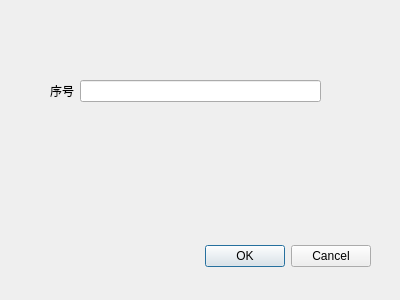
<?xml version="1.0" encoding="UTF-8"?>
<ui version="4.0">
 <class>Dialog</class>
 <widget class="QDialog" name="Dialog">
  <property name="geometry">
   <rect>
    <x>0</x>
    <y>0</y>
    <width>400</width>
    <height>300</height>
   </rect>
  </property>
  <property name="windowTitle">
   <string>Dialog</string>
  </property>
  <widget class="QDialogButtonBox" name="buttonBox">
   <property name="geometry">
    <rect>
     <x>30</x>
     <y>240</y>
     <width>341</width>
     <height>32</height>
    </rect>
   </property>
   <property name="orientation">
    <enum>Qt::Horizontal</enum>
   </property>
   <property name="standardButtons">
    <set>QDialogButtonBox::Cancel|QDialogButtonBox::Ok</set>
   </property>
  </widget>
  <widget class="QWidget" name="layoutWidget">
   <property name="geometry">
    <rect>
     <x>50</x>
     <y>80</y>
     <width>271</width>
     <height>22</height>
    </rect>
   </property>
   <layout class="QHBoxLayout" name="horizontalLayout">
    <item>
     <widget class="QLabel" name="label_5">
      <property name="text">
       <string>序号</string>
      </property>
     </widget>
    </item>
    <item>
     <widget class="QLineEdit" name="SequencelineEdit"/>
    </item>
   </layout>
  </widget>
 </widget>
 <resources/>
 <connections>
  <connection>
   <sender>buttonBox</sender>
   <signal>accepted()</signal>
   <receiver>Dialog</receiver>
   <slot>accept()</slot>
   <hints>
    <hint type="sourcelabel">
     <x>248</x>
     <y>254</y>
    </hint>
    <hint type="destinationlabel">
     <x>157</x>
     <y>274</y>
    </hint>
   </hints>
  </connection>
  <connection>
   <sender>buttonBox</sender>
   <signal>rejected()</signal>
   <receiver>Dialog</receiver>
   <slot>reject()</slot>
   <hints>
    <hint type="sourcelabel">
     <x>316</x>
     <y>260</y>
    </hint>
    <hint type="destinationlabel">
     <x>286</x>
     <y>274</y>
    </hint>
   </hints>
  </connection>
 </connections>
</ui>
